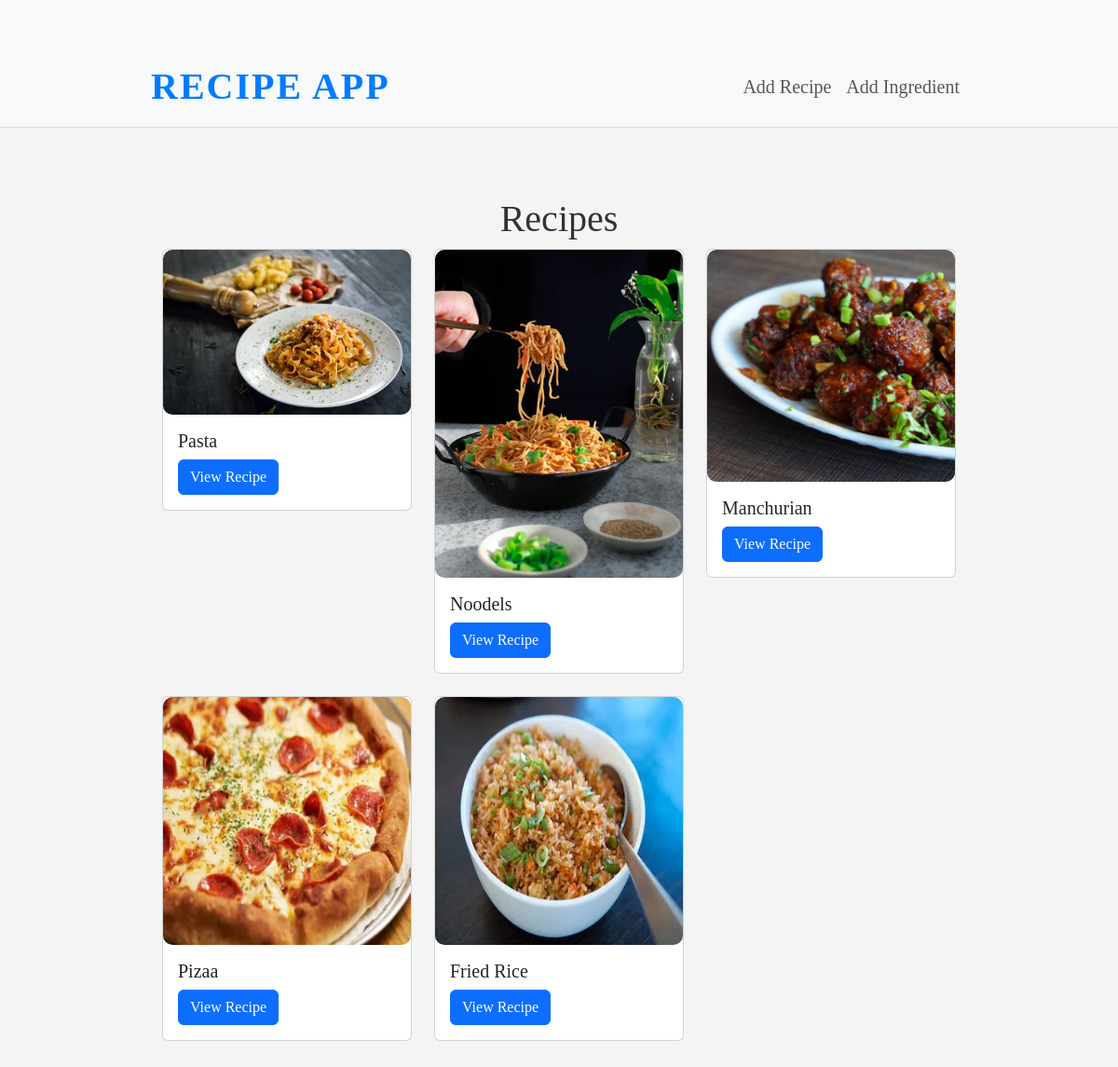
The app's page /recipes/ with its own data.
### recipes/models.py (models this page shows, shortened)
class Recipe(models.Model):
    title = models.CharField(max_length=100)
    ingredients = models.ManyToManyField(Ingredient)
    instructions = models.TextField()
    image = models.ImageField(upload_to='recipes/',blank=True)

### recipes/views.py (the view)
# urls.py: path('recipes/', RecipeListView.as_view(), name='recipe_list'),
class RecipeListView(ListView):
    model = Recipe
    template_name = "recipes/recipe_list.html"
    context_object_name = "recipes"

### recipes/templates/recipes/recipe_list.html
{% extends "base.html" %}
{% block content %}
<div class="container">
    <h1 class="text-center">Recipes</h1>
    <div class="row">
        {% for recipe in recipes %}
        <div class="col-md-4">
            <div class="card mb-4">
                <img src="{{ recipe.image.url }}" alt="{{ recipe.title }}" class="card-img-top recipe-image" loading="lazy">
                <div class="card-body">
                    <h5 class="card-title">{{ recipe.title }}</h5>
                    <a href="{% url 'recipe_detail' recipe.id %}" class="btn btn-primary">View Recipe</a>
                </div>
            </div>
        </div>
        {% endfor %}
    </div>
</div>
{% endblock %}

### recipes/static/styles.css (style rules this page uses)
.recipe-image { width: 100%; height: auto; max-width: 300px; object-fit: cover; border-radius: 10px; }
.container { max-width: 900px; margin-top: 50px; }

### records on screen
Recipe: image (picture), title "Pasta"
Recipe: image (picture), title "Noodels"
Recipe: image (picture), title "Manchurian"
Recipe: image (picture), title "Pizaa"
Recipe: image (picture), title "Fried Rice"
